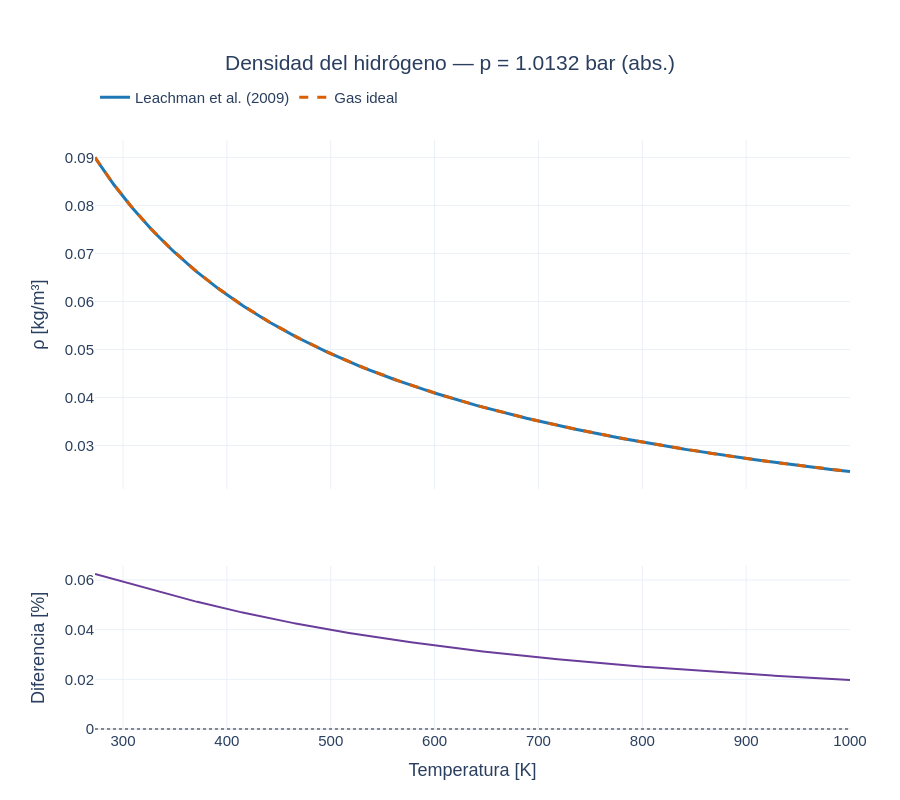

Here is the notebook cell this chart was saved with:
### Markdown cell above
### Plot — Densidad
El panel inferior expresa la diferencia del gas ideal respecto a Leachman, no un error experimental.

### Code cell
def property_comparison_plot(reference, approximation, title, ylabel, reference_name, approximation_name):
    figure = make_subplots(rows=2, cols=1, shared_xaxes=True,
                          row_heights=[0.68, 0.32], vertical_spacing=0.13)
    figure.add_trace(go.Scatter(x=property_temperature_K, y=reference, mode="lines",
                               name=reference_name, line={"color": "#1f77b4", "width": 3}), row=1, col=1)
    figure.add_trace(go.Scatter(x=property_temperature_K, y=approximation, mode="lines",
                               name=approximation_name,
                               line={"color": "#d95f02", "width": 3, "dash": "dash"}), row=1, col=1)
    figure.add_trace(go.Scatter(x=property_temperature_K, y=100*(approximation/reference-1),
                               mode="lines", showlegend=False, line={"color": "#6a3d9a"}), row=2, col=1)
    figure.update_layout(
        title={"text": f"{title} — p = {pressure_Pa/1e5:.5g} bar (abs.)", "x": 0.5},
        height=property_settings["height"], template="plotly_white",
        font={"family": "Arial", "size": 15}, hovermode="x unified",
        margin={"t": 140, "b": 70, "l": 95, "r": 50},
        legend={"orientation": "h", "y": 1.10, "x": 0},
    )
    figure.update_yaxes(title_text=ylabel, row=1, col=1)
    figure.update_yaxes(title_text="Diferencia [%]", row=2, col=1)
    figure.update_xaxes(title_text="Temperatura [K]", row=2, col=1)
    figure.add_hline(y=0, line_color="#888888", line_dash="dot", row=2, col=1)
    return figure


density_fig = property_comparison_plot(rho_reference, rho_ideal, "Densidad del hidrógeno",
                                       "ρ [kg/m³]", "Leachman et al. (2009)", "Gas ideal")
density_fig.show()

### Figure 1 — Plotly figure (JSON) as saved in the notebook; plotly's stock layout.template omitted (floating-point values rounded to 4 significant figures; data arrays with more than 128 entries replaced by an {"elided": "..."} marker saying what was removed)
{"data": [{"line": {"color": "#1f77b4", "width": 3}, "mode": "lines", "name": "Leachman et al. (2009)", "x": {"elided": "400 float values"}, "y": {"elided": "400 float values"}, "type": "scatter", "xaxis": "x", "yaxis": "y"}, {"line": {"color": "#d95f02", "dash": "dash", "width": 3}, "mode": "lines", "name": "Gas ideal", "x": {"elided": "400 float values"}, "y": {"elided": "400 float values"}, "type": "scatter", "xaxis": "x", "yaxis": "y"}, {"line": {"color": "#6a3d9a"}, "mode": "lines", "showlegend": false, "x": {"elided": "400 float values"}, "y": {"elided": "400 float values"}, "type": "scatter", "xaxis": "x2", "yaxis": "y2"}], "layout": {"xaxis": {"anchor": "y", "domain": [0.0, 1.0], "matches": "x2", "showticklabels": false}, "yaxis": {"anchor": "x", "domain": [0.4084, 1.0], "title": {"text": "ρ [kg/m³]"}}, "xaxis2": {"anchor": "y2", "domain": [0.0, 1.0], "title": {"text": "Temperatura [K]"}}, "yaxis2": {"anchor": "x2", "domain": [0.0, 0.2784], "title": {"text": "Diferencia [%]"}}, "title": {"text": "Densidad del hidrógeno — p = 1.0132 bar (abs.)", "x": 0.5}, "font": {"family": "Arial", "size": 15}, "margin": {"t": 140, "b": 70, "l": 95, "r": 50}, "legend": {"orientation": "h", "y": 1.1, "x": 0}, "height": 800, "hovermode": "x unified", "shapes": [{"line": {"color": "#888888", "dash": "dot"}, "type": "line", "x0": 0, "x1": 1, "xref": "x2 domain", "y0": 0, "y1": 0, "yref": "y2"}]}}
